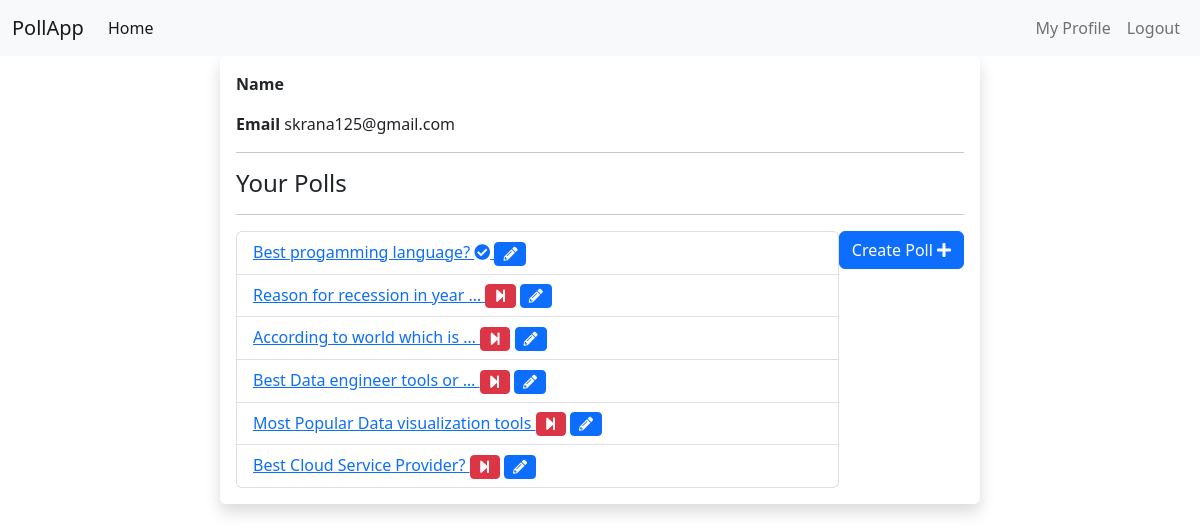
Page /polls/list/user/ (signed in) on the committed database.
### pollApp/models.py (models this page shows, shortened)
class Poll(models.Model):
    owner = models.ForeignKey(User, on_delete=models.CASCADE)
    text = models.TextField()
    pub_date = models.DateTimeField(default=timezone.now)
    active = models.BooleanField(default=True)

### pollApp/views.py (the view)
# urls.py: path('list/user/', views.list_by_user, name='list_by_user'),
@login_required()
def list_by_user(request):
    all_polls = Poll.objects.filter(owner=request.user)
    paginator = Paginator(all_polls, 7)  # Show 7 contacts per page
    page = request.GET.get('page')
    polls = paginator.get_page(page)
    context = {
        'polls': polls,
    }
    return render(request, 'polls/polls_list.html', context)

### pollApp/templates/polls/polls_list.html (shortened to what this page needs)
{% extends 'base.html' %}
{% block content %}
<div class="container">
    <div class="row " >
        <div class="col-md-8 offset-sm-2 shadow p-3 mb-5 bg-body rounded">
            <p><spen class="fw-bolder">Name  </spen>{{request.user.first_name}} {{request.user.last_name}}</p>
            <p><spen class="fw-bolder">Email </spen>{{request.user.email}}</p>
            <hr/>
            <h4>Your Polls</h4>
            <hr/>
            <a class="btn btn-primary mb-3 float-end" href="{% url 'polls:add' %}" role="button">Create Poll <i class="fas fa-plus"></i></a>
            <ul class="list-group">
                {% for poll in polls %}
                <li class="list-group-item"><a href="{% url 'polls:detail' poll.id %}">{{ poll.text|truncatewords:5 }}
                        {% if not poll.active%}
                        <i class="fas fa-check-circle ml-2"></i>
                        {% endif %}
                    </a>
                    {% if request.user == poll.owner %}
                    {% if poll.active %}
                    <a href="{% url 'polls:end_poll' poll.id %}" data-toggle="tooltip" data-placement="top" title="End Poll"
                        onclick="return confirm('Are you sure ?')"><i class="fas fa-step-forward float-right btn btn-danger btn-sm"></i></a>
                    {% endif %}
                    <a href="{% url 'polls:edit' poll.id %}" class="mr-3" data-toggle="tooltip" data-placement="top"
                        title="Edit Poll"><i class="fas fa-pencil-alt float-right btn btn-primary btn-sm mr-1"></i></a>
                    {% endif %}
                </li>
                {% endfor %}
            </ul>
        </div>
    </div>
</div>
{% endblock content %}

### rows in the picture
Poll: text "Best progamming language?", active False (drawn)
Poll: text "Reason for recession in year …", active True (drawn)
Poll: text "According to world which is …", active True (drawn)
Poll: text "Best Data engineer tools or …", active True (drawn)
Poll: text "Most Popular Data visualization tools", active True (drawn)
Poll: text "Best Cloud Service Provider?", active True (drawn)

### other values in the picture
{{ request.user.email }} "skrana125@gmail.com"
